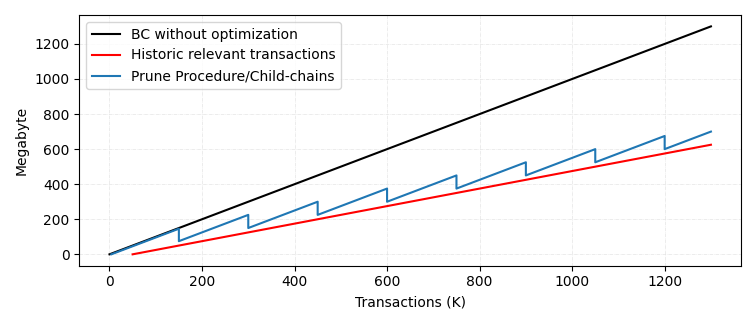

Write Python code to recreate this figure.
# Imports
from matplotlib import pyplot as plt
# Dimensions
plt.figure(figsize=(21*0.36,9*0.36))
# Data for 'Linear'
LINx = [0,1300]
LINy = [0,1300]
# Data for 'Relevant Blocks'
RBx = [50,650,1300]
RBy = [0,300,625]
# Data for 'Prune Procedure/Sidechains'
SCx = [4,150,150,300,300,450,450,600,600,750,750,900,900,1050,1050,1200,1200,1300]
SCy = [0,146,75,225,150,300,225,375,300,450,375,525,450,600,525,675,600,700]
# Plotting
plt.plot(LINx, LINy, 'k')
plt.plot(RBx, RBy, 'r')
plt.plot(SCx, SCy, 'C0')
# Nameing
plt.xlabel('Transactions (K)')
plt.ylabel('Megabyte')
plt.legend(["BC without optimization", "Historic relevant transactions", "Prune Procedure/Child-chains", ])
# Finalize
plt.grid(b=True, which='major', color='#dddddd', linestyle='-.', linewidth=0.4)
plt.tight_layout()
# Output
plt.show()
